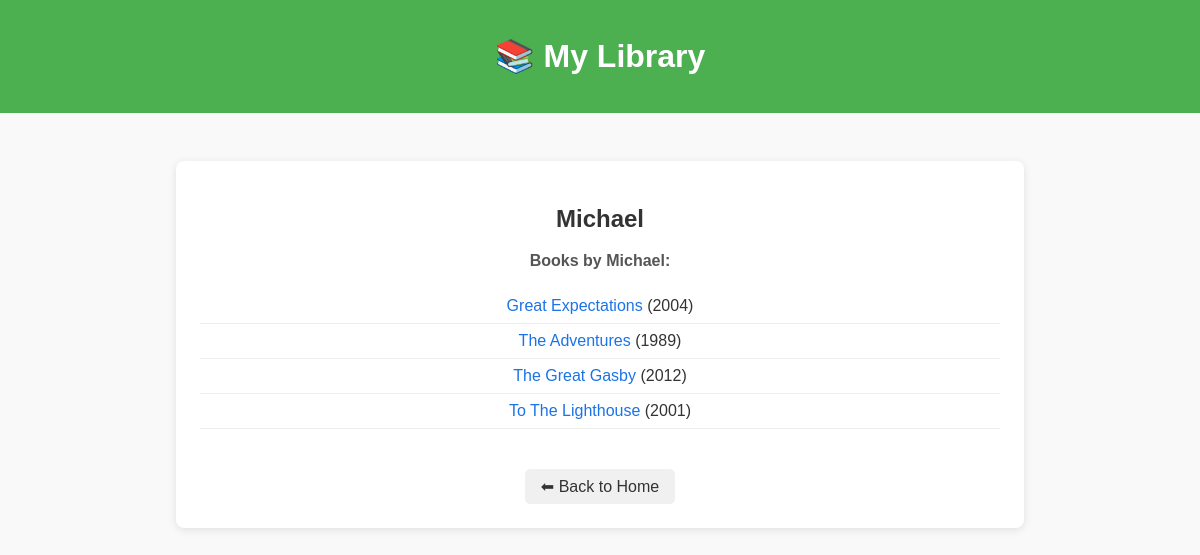
The page /author/6 on the database its author committed.
### data_models.py (models this page shows, shortened)
class Author(db.Model):
    __tablename__ = 'authors'
    id = db.Column(db.Integer, primary_key=True, autoincrement=True)
    name = db.Column(db.String(100))
    birth_date = db.Column(db.String(100))
    date_of_death = db.Column(db.String(100))

class Book(db.Model):
    __tablename__ = 'books'
    id = db.Column(db.Integer, primary_key=True, autoincrement=True)
    isbn = db.Column(db.String(100))
    title = db.Column(db.String(100))
    publication_year = db.Column(db.Integer)
    author_id = db.Column(db.Integer, db.ForeignKey('authors.id'))
    rating = db.Column(db.Float)
    author = db.relationship('Author', backref='books')

### app.py (the view)
@app.route("/author/<int:author_id>")
def author_detail(author_id):
    author = Author.query.get_or_404(author_id)
    return render_template("author_detail.html", author=author)

### templates/author_detail.html
{% extends "base.html" %}
{% block content %}
<div class="detail-page">
    <h2>{{ author.name }}</h2>
    <p><strong>Books by {{ author.name }}:</strong></p>
    <ul>
        {% for book in author.books %}
            <li><a href="{{ url_for('book_detail', book_id=book.id) }}">{{ book.title }}</a> ({{ book.publication_year }})</li>
        {% else %}
            <li>No books found.</li>
        {% endfor %}
    </ul>
    <a href="{{ url_for('home') }}" class="back-link">⬅ Back to Home</a>
</div>
{% endblock %}

### static/css/style.css (style rules this page uses)
body { font-family: Arial, sans-serif; margin: 0; padding: 0; background: #f9f9f9; color: #333; text-align: center; }
.detail-page { max-width: 800px; margin: 2rem auto; padding: 1.5rem; background: white; border-radius: 8px; box-shadow: 0 2px 8px rgba(0,0,0,0.1); font-family: Arial, sans-serif; }
.detail-page h2 { margin-bottom: 1rem; color: #333; }
.detail-page p { margin-bottom: 0.8rem; line-height: 1.5; color: #555; }
.detail-page a { color: #1a73e8; text-decoration: none; transition: color 0.2s; }
.detail-page ul { list-style-type: none; padding-left: 0; }
.detail-page ul li { padding: 0.5rem 0; border-bottom: 1px solid #eee; }
.detail-page a.back-link { display: inline-block; margin-top: 1.5rem; padding: 0.5rem 1rem; background: #f0f0f0; border-radius: 5px; color: #333; text-decoration: none; transition: background 0.2s; }
a { text_decoration:none !important; }
.detail-page a ,.home a { text-decoration: none; }
.detail-page a, .detail-page a:hover, .detail-page a:focus { text-decoration: none; }

### rows shown on the page
Author: name "Michael"
Book: title "Great Expectations", publication_year "2004"
Book: title "The Adventures", publication_year "1989"
Book: title "The Great Gasby", publication_year "2012"
Book: title "To The Lighthouse", publication_year "2001"
